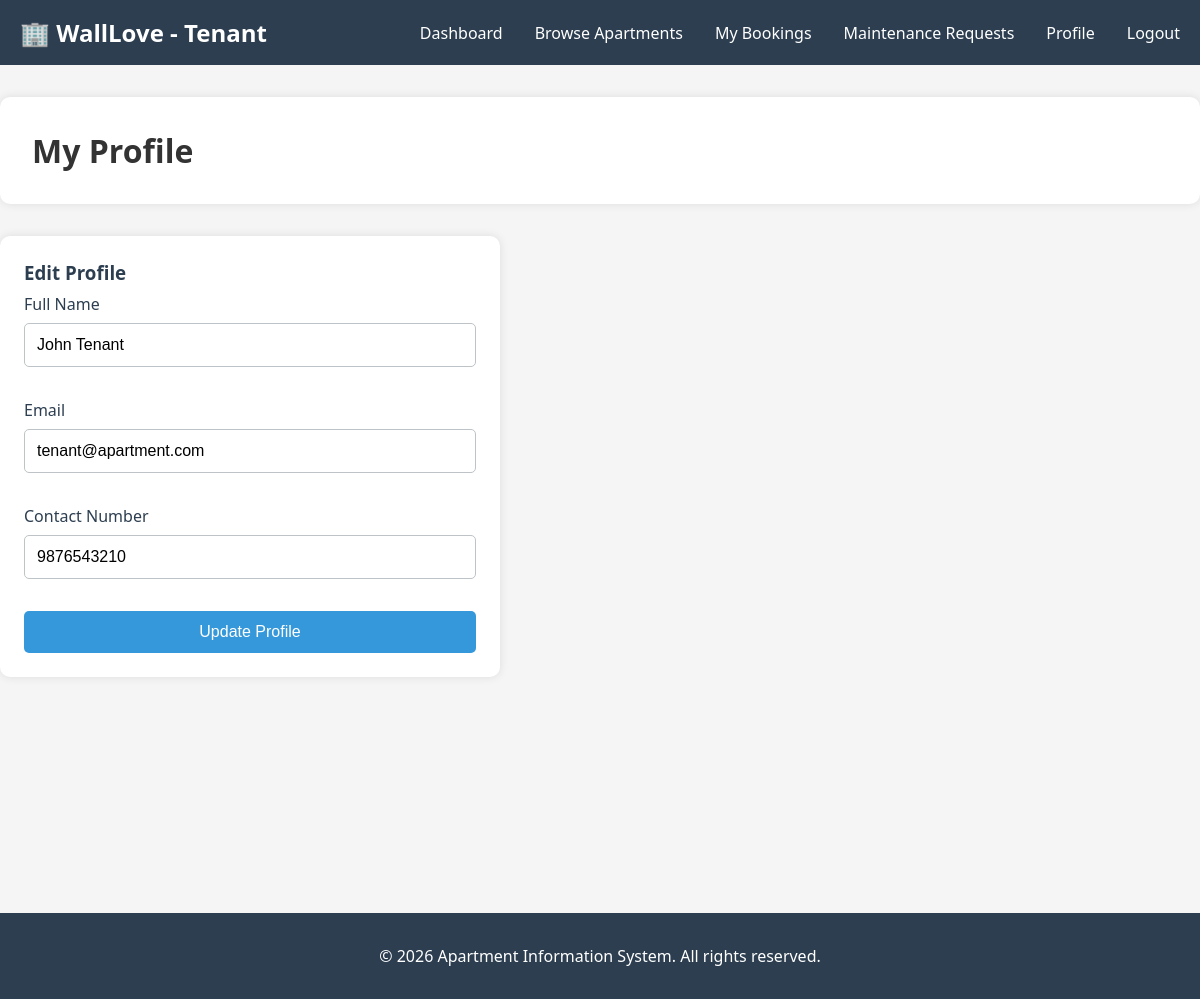
The app's page /tenant/profile.php (signed in) with its own data.
### tables this page shows
CREATE TABLE users (
    id INT PRIMARY KEY AUTO_INCREMENT,
    name VARCHAR(100) NOT NULL,
    email VARCHAR(100) UNIQUE NOT NULL,
    password VARCHAR(255) NOT NULL,
    contact VARCHAR(15),
    created_at TIMESTAMP DEFAULT CURRENT_TIMESTAMP
);

### tenant/profile.php (the view, shortened to what this page needs)
<?php
include '../db_config.php';
$user_id = $_SESSION['user_id'];
$user = $conn->query("SELECT * FROM users WHERE id = $user_id")->fetch_assoc();
?>
<!DOCTYPE html>
<html lang="en">
<head>
    <link rel="stylesheet" href="../assets/style.css">
</head>
<body>
    <nav class="navbar">
        <div class="container">
            <div class="logo">🏢 WallLove - Tenant</div>
            <ul class="nav-links">
                <li><a href="dashboard.php">Dashboard</a></li>
                <li><a href="browse_apartments.php">Browse Apartments</a></li>
                <li><a href="my_bookings.php">My Bookings</a></li>
                <li><a href="maintenance.php">Maintenance Requests</a></li>
                <li><a href="profile.php">Profile</a></li>
                <li><a href="../logout.php">Logout</a></li>
            </ul>
        </div>
    </nav>
    <div class="container dashboard">
        <div class="dashboard-header">
            <h1>My Profile</h1>
        </div>
        <div class="card" style="max-width: 500px;">
            <h3>Edit Profile</h3>
            <form method="POST" style="display: grid; gap: 1rem;">
                <div class="form-group">
                    <label>Full Name</label>
                    <input type="text" name="name" value="<?php echo htmlspecialchars($user['name']); ?>" required>
                </div>
                <div class="form-group">
                    <label>Email</label>
                    <input type="email" name="email" value="<?php echo htmlspecialchars($user['email']); ?>" required>
                </div>
                <div class="form-group">
                    <label>Contact Number</label>
                    <input type="tel" name="contact" value="<?php echo htmlspecialchars($user['contact']); ?>" required>
                </div>
                <button type="submit" class="btn btn-primary">Update Profile</button>
            </form>
        </div>
    </div>
    <footer>
        <p>&copy; 2026 Apartment Information System. All rights reserved.</p>
    </footer>
</body>
</html>

### assets/style.css (style rules this page uses)
* { margin: 0; padding: 0; box-sizing: border-box; }
body { font-family: 'Segoe UI', Tahoma, Geneva, Verdana, sans-serif; background-color: #f5f5f5; color: #333; }
.container { max-width: 1200px; margin: 0 auto; padding: 0 20px; }
.navbar { background-color: #2c3e50; color: white; padding: 1rem 0; position: sticky; top: 0; z-index: 100; }
.navbar .container { display: flex; justify-content: space-between; align-items: center; }
.logo { font-size: 1.5rem; font-weight: bold; }
.nav-links { list-style: none; display: flex; gap: 2rem; }
.nav-links a { color: white; text-decoration: none; transition: color 0.3s; }
.btn { padding: 0.75rem 1.5rem; border: none; border-radius: 5px; cursor: pointer; text-decoration: none; font-size: 1rem; transition: all 0.3s; display: inline-block; }
.btn-primary { background-color: #3498db; color: white; }
.form-group { margin-bottom: 1rem; }
.form-group label { display: block; margin-bottom: 0.5rem; font-weight: 500; color: #2c3e50; }
.form-group input, .form-group select { width: 100%; padding: 0.75rem; border: 1px solid #bdc3c7; border-radius: 5px; font-size: 1rem; }
.dashboard { min-height: 100vh; padding: 2rem 0; }
.dashboard-header { background: white; padding: 2rem; border-radius: 10px; margin-bottom: 2rem; box-shadow: 0 0 10px rgba(0,0,0,0.1); }
.card { background: white; padding: 1.5rem; border-radius: 10px; box-shadow: 0 0 10px rgba(0,0,0,0.1); transition: transform 0.3s; }
.card h3 { color: #2c3e50; margin-bottom: 0.5rem; }
footer { background-color: #2c3e50; color: white; text-align: center; padding: 2rem 0; margin-top: 3rem; }

### records on screen
users: name "John Tenant", email "tenant@apartment.com", contact "9876543210"
